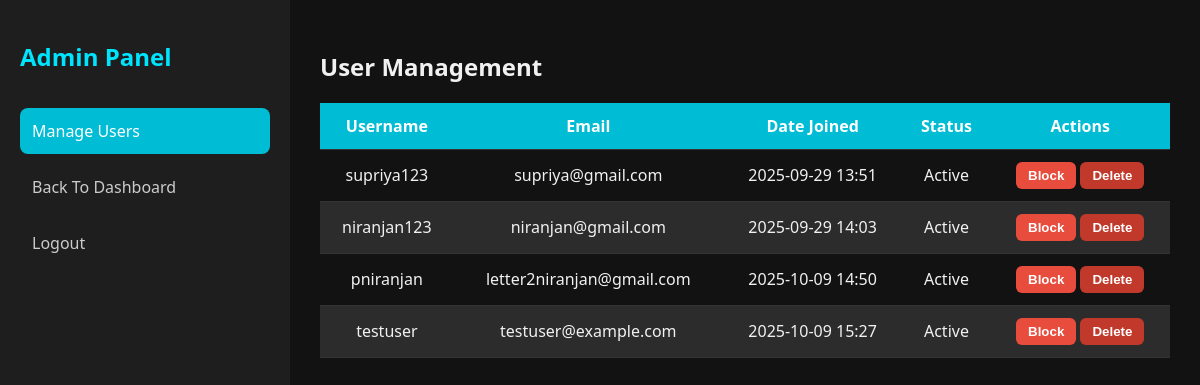
Page /manage_users on the committed database.
### home/models.py (models this page shows, shortened)
class User(AbstractUser):
    role = models.CharField(max_length=50, null=True, default='user')
    pass

### home/views.py (the view)
# urls.py: path('manage_users', home.views.manage_users, name='manage_users'),
def manage_users(request):
    users = User.objects.filter(is_staff=False)
    return render(request, 'manage_user.html', {'users': users})

### templates/manage_user.html (shortened to what this page needs)
{% load static %}
<!DOCTYPE html>
<html lang="en">
<head>
</head>
<body>
    <div class="sidebar">
        <h2>Admin Panel</h2>
        <a href="{% url 'manage_users' %}" class="active">Manage Users</a>
        <a href="{% url 'admin_dashboard' %}">Back To Dashboard</a>
        <a href="{% url 'logout_view' %}">Logout</a>
    </div>
    <div class="content">
        <h2>User Management</h2>
        <table>
            <thead>
                <tr>
                    <th>Username</th>
                    <th>Email</th>
                    <th>Date Joined</th>
                    <th>Status</th>
                    <th>Actions</th>
                </tr>
            </thead>
            <tbody>
                {% for user in users %}
                <tr>
                    <td>{{ user.username }}</td>
                    <td>{{ user.email }}</td>
                    <td>{{ user.date_joined|date:"Y-m-d H:i" }}</td>
                    <td>{{ user.is_active|yesno:"Active,Blocked" }}</td>
                    <td>
                        {% if user.is_active %}
                        <a href="{% url 'block_user' user.id %}"><button class="btn block">Block</button></a>
                        {% else %}
                        <a href="{% url 'unblock_user' user.id %}"><button class="btn unblock">Unblock</button></a>
                        {% endif %}
                        <a href="{% url 'delete_user' user.id %}"><button class="btn delete">Delete</button></a>
                    </td>
                </tr>
                {% empty %}
                <tr><td colspan="5">No users found.</td></tr>
                {% endfor %}
            </tbody>
        </table>
    </div>
</body>
</html>

### templates/manage_user.html (style rules this page uses)
body { font-family: 'Segoe UI', sans-serif; background: #121212; color: #f1f1f1; margin: 0; display: flex; height: 100vh; }
.sidebar { width: 250px; background: #1e1e1e; padding: 20px; display: flex; flex-direction: column; }
.sidebar h2 { color: #00e5ff; margin-bottom: 30px; }
.sidebar a { text-decoration: none; color: #ccc; padding: 12px; margin: 5px 0; border-radius: 8px; display: block; }
.sidebar a:hover, .sidebar a.active { background: #00bcd4; color: #fff; }
.content { flex: 1; padding: 30px; overflow-y: auto; }
table { width: 100%; border-collapse: collapse; }
th, td { padding: 12px; border-bottom: 1px solid #333; text-align: center; }
th { background: #00bcd4; color: white; }
tr:nth-child(even) { background: #2c2c2c; }
.btn { padding: 6px 12px; border: none; border-radius: 6px; cursor: pointer; font-weight: bold; }
.block { background: #e74c3c; color: white; }
.delete { background: #c0392b; color: white; }

### rows in the picture
User: username "supriya123", email "supriya@gmail.com", date_joined "2025-09-29 13:51", is_active "Active", shows "Block"
User: username "niranjan123", email "niranjan@gmail.com", date_joined "2025-09-29 14:03", is_active "Active", shows "Block"
User: username "pniranjan", email "letter2niranjan@gmail.com", date_joined "2025-10-09 14:50", is_active "Active", shows "Block"
User: username "testuser", email "testuser@example.com", date_joined "2025-10-09 15:27", is_active "Active", shows "Block"
